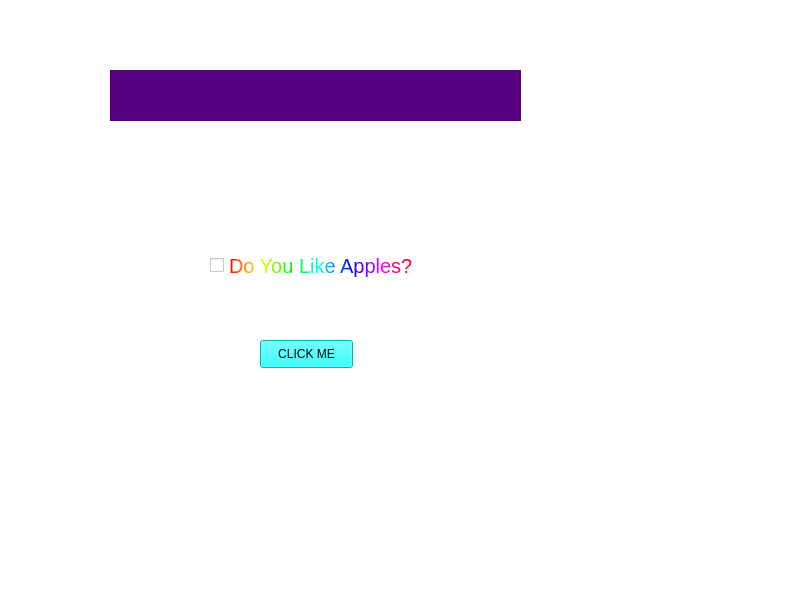
<?xml version="1.0" encoding="UTF-8"?>
<ui version="4.0">
 <class>MainWindow</class>
 <widget class="QMainWindow" name="MainWindow">
  <property name="geometry">
   <rect>
    <x>0</x>
    <y>0</y>
    <width>800</width>
    <height>600</height>
   </rect>
  </property>
  <property name="windowTitle">
   <string>MainWindow</string>
  </property>
  <property name="styleSheet">
   <string notr="true">background-color:white;
</string>
  </property>
  <widget class="QWidget" name="centralwidget">
   <widget class="QCheckBox" name="checkBox">
    <property name="geometry">
     <rect>
      <x>210</x>
      <y>230</y>
      <width>231</width>
      <height>71</height>
     </rect>
    </property>
    <property name="styleSheet">
     <string notr="true">color:qlineargradient(spread:pad, x1:0, y1:0, x2:1, y2:0, stop:0 rgba(255, 0, 0, 255), stop:0.166 rgba(255, 255, 0, 255), stop:0.333 rgba(0, 255, 0, 255), stop:0.5 rgba(0, 255, 255, 255), stop:0.666 rgba(0, 0, 255, 255), stop:0.833 rgba(255, 0, 255, 255), stop:1 rgba(255, 0, 0, 255));
font-size:20px;</string>
    </property>
    <property name="text">
     <string>Do You Like Apples?</string>
    </property>
   </widget>
   <widget class="QLabel" name="label">
    <property name="geometry">
     <rect>
      <x>110</x>
      <y>70</y>
      <width>411</width>
      <height>51</height>
     </rect>
    </property>
    <property name="font">
     <font>
      <pointsize>10</pointsize>
      <weight>75</weight>
      <bold>true</bold>
     </font>
    </property>
    <property name="styleSheet">
     <string notr="true">background-color:rgb(85, 0, 127);color:white;
</string>
    </property>
    <property name="text">
     <string/>
    </property>
    <property name="alignment">
     <set>Qt::AlignCenter</set>
    </property>
   </widget>
   <widget class="QPushButton" name="pushButton">
    <property name="geometry">
     <rect>
      <x>260</x>
      <y>340</y>
      <width>93</width>
      <height>28</height>
     </rect>
    </property>
    <property name="styleSheet">
     <string notr="true">background-color:rgb(0, 255, 255);</string>
    </property>
    <property name="text">
     <string>CLICK ME</string>
    </property>
   </widget>
  </widget>
  <widget class="QMenuBar" name="menubar">
   <property name="geometry">
    <rect>
     <x>0</x>
     <y>0</y>
     <width>800</width>
     <height>26</height>
    </rect>
   </property>
  </widget>
  <widget class="QStatusBar" name="statusbar"/>
 </widget>
 <resources/>
 <connections/>
</ui>
